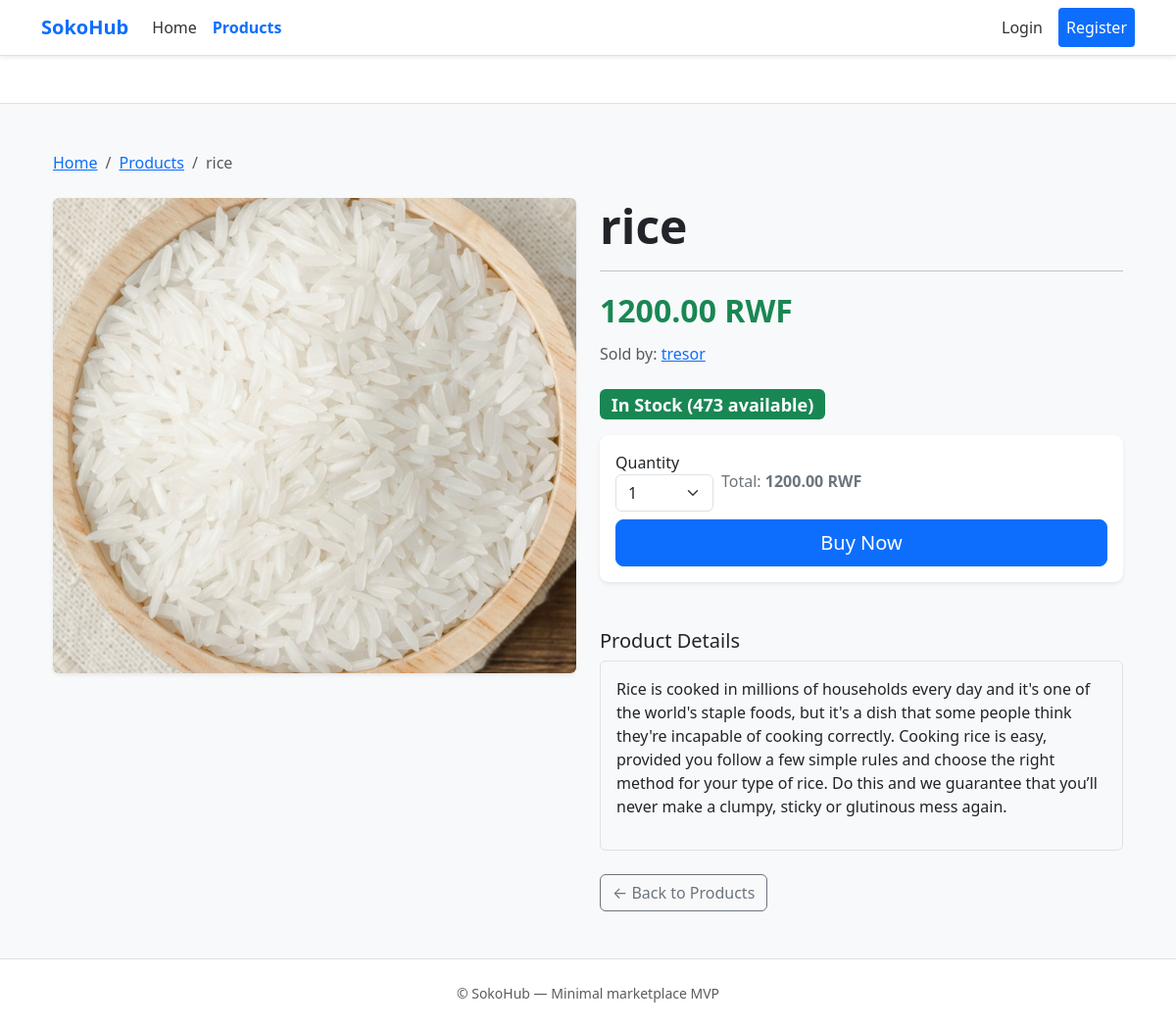
/products/4/, run on the app's committed database.
### products/models.py (models this page shows, shortened)
class Product(models.Model):
    STATUS_ACTIVE = 'active'
    STATUS_INACTIVE = 'inactive'
    STATUS_CHOICES = [
        (STATUS_ACTIVE, 'Active'),
        (STATUS_INACTIVE, 'Inactive'),
    ]
    vendor = models.ForeignKey(settings.AUTH_USER_MODEL, on_delete=models.CASCADE, related_name='products')
    name = models.CharField(max_length=200)
    description = models.TextField(blank=True)
    price = models.DecimalField(decimal_places=2, max_digits=10, validators=[MinValueValidator(0)])
    stock = models.PositiveIntegerField(default=0)
    image = models.ImageField(upload_to='products/', blank=True, null=True)
    status = models.CharField(max_length=20, choices=STATUS_CHOICES, default=STATUS_ACTIVE)
    created_at = models.DateTimeField(auto_now_add=True)
    class Meta:
        ordering = ['-created_at']

### accounts/models.py (models this page shows, shortened)
class CustomUser(AbstractUser):
    VENDOR = 'vendor'
    CUSTOMER = 'customer'
    USER_TYPE_CHOICES = [
        (VENDOR, 'Vendor'),
        (CUSTOMER, 'Customer'),
    ]
    user_type = models.CharField(max_length=20, choices=USER_TYPE_CHOICES, default=CUSTOMER)
    email = models.EmailField(blank=False)
    phone = models.CharField(max_length=20, blank=True)
    location = models.CharField(max_length=100, blank=True)

### products/views.py (the view)
# urls.py: path('<int:pk>/',views.product_detail,name='product_detail'),
def product_detail(request, pk):
    product = get_object_or_404(Product, pk=pk, status='active')
    max_quantity = min(product.stock, 100)
    quantity_range = range(1, max_quantity + 1)
    context = {
        'product': product,
        'quantity_range': quantity_range,
    }
    return render(request, 'products/product_detail.html', context)

### templates/products/product_detail.html (shortened to what this page needs)
{% extends 'base.html' %}
{% load static %}
{% block content %}
<div class="container my-5">
    <nav aria-label="breadcrumb" class="mb-4">
        <ol class="breadcrumb">
            <li class="breadcrumb-item"><a href="{% url 'home_page' %}">Home</a></li>
            <li class="breadcrumb-item"><a href="{% url 'products:product_list' %}">Products</a></li>
            <li class="breadcrumb-item active" aria-current="page">{{ product.name }}</li>
        </ol>
    </nav>
    <div class="row">
        <div class="col-md-6 mb-4">
            {% if product.image %}
                <img src="{{ product.image.url }}" class="img-fluid rounded shadow-sm" alt="{{ product.name }}" style="max-height: 500px; object-fit: cover;">
            {% else %}
                <div class="bg-light d-flex align-items-center justify-content-center border rounded" style="height: 500px;">
                    <span class="text-muted fs-4">No Image Available</span>
                </div>
            {% endif %}
        </div>
        <div class="col-md-6">
            <h1 class="display-5 fw-bold mb-3">{{ product.name }}</h1>
            <hr>
            <p class="fs-2 fw-bold text-success mb-2">
                {{ product.price|floatformat:2 }} RWF
            </p>
            <p class="text-muted mb-4">
                Sold by:
                {% if product.vendor %}
                    <a href="{% url 'products:vendor_products' %}" class="text-primary fw-medium">{{ product.vendor.username }}</a>
                {% else %}
                    N/A
                {% endif %}
            </p>
            <h4 class="mb-3">
                {% if product.stock > 0 %}
                    <span class="badge bg-success">In Stock ({{ product.stock }} available)</span>
                {% else %}
                    <span class="badge bg-danger">Out of Stock</span>
                {% endif %}
            </h4>
            <div class="card p-3 shadow-sm mb-4">
                <form method="POST" action="{% url 'orders:checkout' product.id %}">
                    <div class="row g-2 align-items-center">
                        <div class="col-auto">
                            <label for="quantity-select" class="form-label mb-0">Quantity</label>
                            <select id="quantity-select" name="quantity" class="form-select" style="width:100px;" {% if product.stock == 0 %}disabled{% endif %}>
                                {% for i in quantity_range %}
                                    <option value="{{ i }}">{{ i }}</option>
                                {% endfor %}
                            </select>
                        </div>
                        <div class="col">
                            <p class="mb-0 small-muted">Total: <strong id="total-preview">{{ product.price|floatformat:2 }} RWF</strong></p>
                        </div>
                        <div class="col-12">
                                    <button type="submit" class="btn btn-lg btn-primary w-100" {% if product.stock == 0 %}disabled{% endif %}>Buy Now</button>
                        </div>
                    </div>
                </form>
            </div>
            <h5 class="mt-5">Product Details</h5>
            <div class="border p-3 bg-light rounded">
                <p>{{ product.description|linebreaksbr }}</p>
            </div>
            <div class="mt-4">
                <a href="{% url 'products:product_list' %}" class="btn btn-outline-secondary">
                    &larr; Back to Products
                </a>
            </div>
        </div>
    </div>
</div>
{% endblock content %}

### static/css/styles.css (style rules this page uses)
:root { --brand:#0d6efd; --muted:#6c757d; }
body { background:#f7f8fa;font-family:system-ui,-apple-system,Segoe UI,Roboto,'Helvetica Neue',Arial }
.card { border:0;border-radius:.6rem }
.btn-primary { background:var(--brand);border-color:var(--brand) }
.small-muted { color:var(--muted) }

### data on the page
Product: name "rice", image (picture), price "1200.00", vendor.username "tresor", stock "473", quantity "1", description "Rice is cooked in millions of households every day and it's one of the world's staple foods, but it's a dish that some people think they're incapable of cooking correctly. Cooking rice is easy, provided you follow a few simple rules and choose the right method for your type of rice. Do this and we guarantee that you’ll never make a clumpy, sticky or glutinous mess again."
